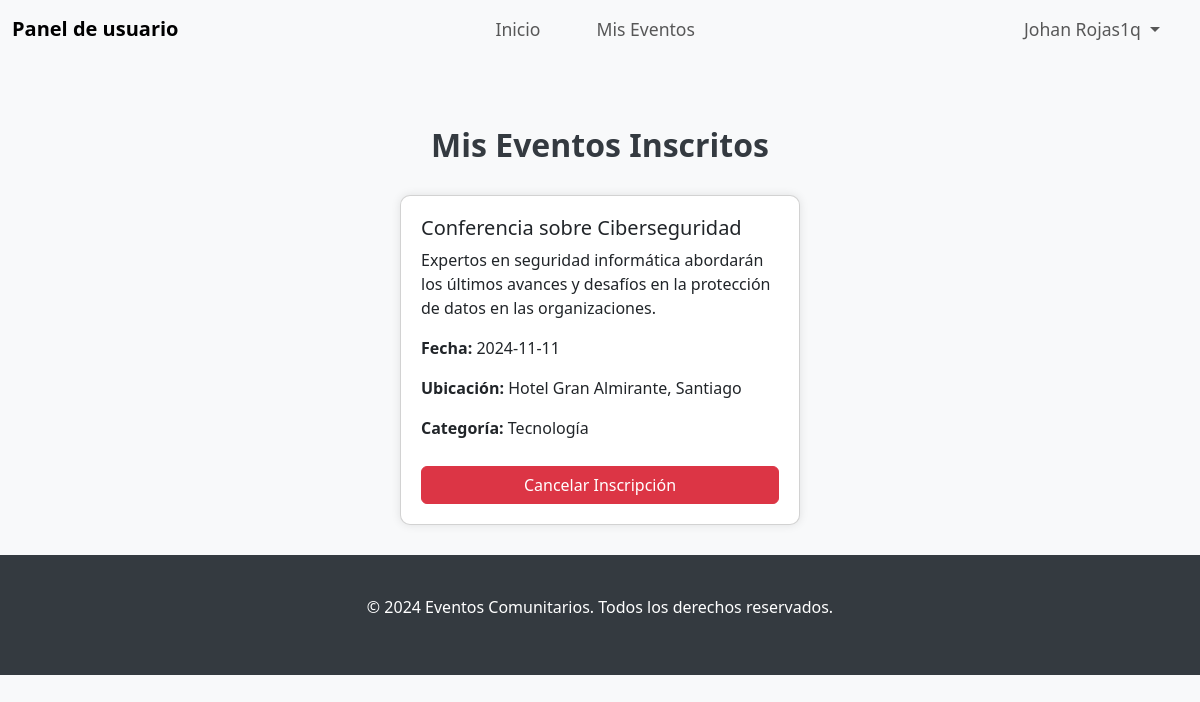
Page /php/my_events.php (signed in) on the committed database.
### tables this page shows
CREATE TABLE `usuarios` (
  `id` int(6) UNSIGNED NOT NULL,
  `nombre` varchar(50) NOT NULL,
  `email` varchar(50) NOT NULL,
  `contrasena` varchar(255) DEFAULT NULL,
  `rol` enum('usuario','admin') DEFAULT 'usuario',
  `reg_date` timestamp NOT NULL DEFAULT current_timestamp() ON UPDATE current_timestamp()
);

CREATE TABLE `eventos` (
  `id` int(6) UNSIGNED NOT NULL,
  `titulo` varchar(100) NOT NULL,
  `descripcion` text NOT NULL,
  `fecha` date NOT NULL,
  `ubicacion` varchar(100) NOT NULL,
  `categoria` varchar(50) NOT NULL,
  `valoracion_promedio` float DEFAULT 0,
  `fecha_creacion` timestamp NOT NULL DEFAULT current_timestamp() ON UPDATE current_timestamp(),
  `hora` time NOT NULL
);

### php/my_events.php (the view, shortened to what this page needs)
<?php
include 'db_connection.php';
include 'user_header.php';
$usuario_id = $_SESSION['usuario_id'];
$sql = "SELECT e.* FROM eventos e
        INNER JOIN inscripciones i ON e.id = i.evento_id
        WHERE i.usuario_id = ?
        ORDER BY e.fecha DESC";
$stmt = $conn->prepare($sql);
$stmt->bind_param("i", $usuario_id);
$stmt->execute();
$result = $stmt->get_result();
?>
<!DOCTYPE html>
<html lang="es">
<head>
    <link href="https://cdn.jsdelivr.net/npm/bootstrap@5.3.0/dist/css/bootstrap.min.css" rel="stylesheet">
    <link rel="stylesheet" href="https://cdnjs.cloudflare.com/ajax/libs/font-awesome/6.0.0-beta3/css/all.min.css">
</head>
<body>
    <div class="container mt-5">
        <h2>Mis Eventos Inscritos</h2>
        <div class="card-container">
            <?php
            if ($result->num_rows > 0) {
                while ($row = $result->fetch_assoc()) {
                    echo "<div class='card'>
                        <div class='card-body'>
                            <h5 class='card-title'>" . htmlspecialchars($row['titulo'], ENT_QUOTES, 'UTF-8') . "</h5>
                            <p class='card-text'>" . htmlspecialchars($row['descripcion'], ENT_QUOTES, 'UTF-8') . "</p>
                            <p class='card-text'><strong>Fecha:</strong> " . htmlspecialchars($row['fecha'], ENT_QUOTES, 'UTF-8') . "</p>
                            <p class='card-text'><strong>Ubicación:</strong> " . htmlspecialchars($row['ubicacion'], ENT_QUOTES, 'UTF-8') . "</p>
                            <p class='card-text'><strong>Categoría:</strong> " . htmlspecialchars($row['categoria'], ENT_QUOTES, 'UTF-8') . "</p>
                            <form action='cancel_subscription.php' method='POST'>
                                <input type='hidden' name='evento_id' value='" . htmlspecialchars($row['id'], ENT_QUOTES, 'UTF-8') . "'>
                                <button type='submit' class='btn btn-danger w-100'>Cancelar Inscripción</button>
                            </form>
                        </div>
                    </div>";
                }
            } else {
                echo "<p class='text-center'>No estás inscrito en ningún evento.</p>";
            }
            ?>
        </div>
    </div>
</body>
<footer class="footer">
        <div class="container">
            <p>© 2024 Eventos Comunitarios. Todos los derechos reservados.</p>
        </div>
    </footer>
</html>

### php/user_header.php (shortened to what this page needs)
<?php
$user_id = $_SESSION['user_id'];
$sql = "SELECT nombre FROM usuarios WHERE id = ?";
$stmt = $conn->prepare($sql);
$stmt->bind_param("i", $user_id);
$stmt->execute();
$result = $stmt->get_result();
$user = $result->fetch_assoc();
?>
<!DOCTYPE html>
<html lang="es">
<head>
    <link href="https://cdn.jsdelivr.net/npm/bootstrap@5.3.0/dist/css/bootstrap.min.css" rel="stylesheet">
</head>
<body>
    <nav class="navbar navbar-expand-lg navbar-light bg-light">
        <div class="container-fluid">
            <a class="navbar-brand" href="user_panel.php">Panel de usuario</a>
            <div class="collapse navbar-collapse justify-content-center" id="navbarNav">
                <ul class="navbar-nav me-auto mx-auto">
                    <li class="nav-item">
                        <a class="nav-link" href="../home.php">Inicio</a>
                    </li>
                    <li class="nav-item">
                        <a class="nav-link" href="my_events.php">Mis Eventos</a>
                    </li>
                </ul>
                <ul class="navbar-nav">
                    <li class="nav-item dropdown">
                        <a class="nav-link dropdown-toggle" href="#" id="userDropdown"
                            role="button" data-bs-toggle="dropdown" aria-expanded="false">
                            <?php echo htmlspecialchars($user['nombre'], ENT_QUOTES, 'UTF-8'); ?>
                        </a>
                    </li>
                </ul>
            </div>
        </div>
    </nav>
</body>
</html>

### php/user_header.php (style rules this page uses)
.navbar-brand { font-weight: bold; color: #343a40; }
.navbar-nav .nav-link { text-align: center; font-size: 1.1rem; margin-left: 20px; margin-right: 20px; }
.dropdown-toggle { font-weight: bold; color: #343a40; }

### php/my_events.php (style rules this page uses)
body { background-color: #f8f9fa; }
.container { max-width: 900px; margin: auto; padding: 20px; }
h2 { text-align: center; margin-bottom: 20px; font-weight: bold; color: #343a40; }
.card-container { display: flex; flex-wrap: wrap; justify-content: space-around; }
.card { margin: 10px; width: 100%; max-width: 400px; border-radius: 10px; box-shadow: 0 0 10px rgba(0, 0, 0, 0.1); overflow: hidden; }
.card-body { padding: 20px; }
.btn-danger { margin-top: 10px; }
.footer { background-color: #343a40; color: white; text-align: center; padding: 20px 0; position: relative; bottom: 0; width: 100%; }

### rows in the picture
usuarios: nombre "Johan Rojas1q"
eventos: titulo "Conferencia sobre Ciberseguridad", descripcion "Expertos en seguridad informática abordarán los últimos avances y desafíos en la protección de datos en las organizaciones.", fecha "2024-11-11", ubicacion "Hotel Gran Almirante, Santiago", categoria "Tecnología"
